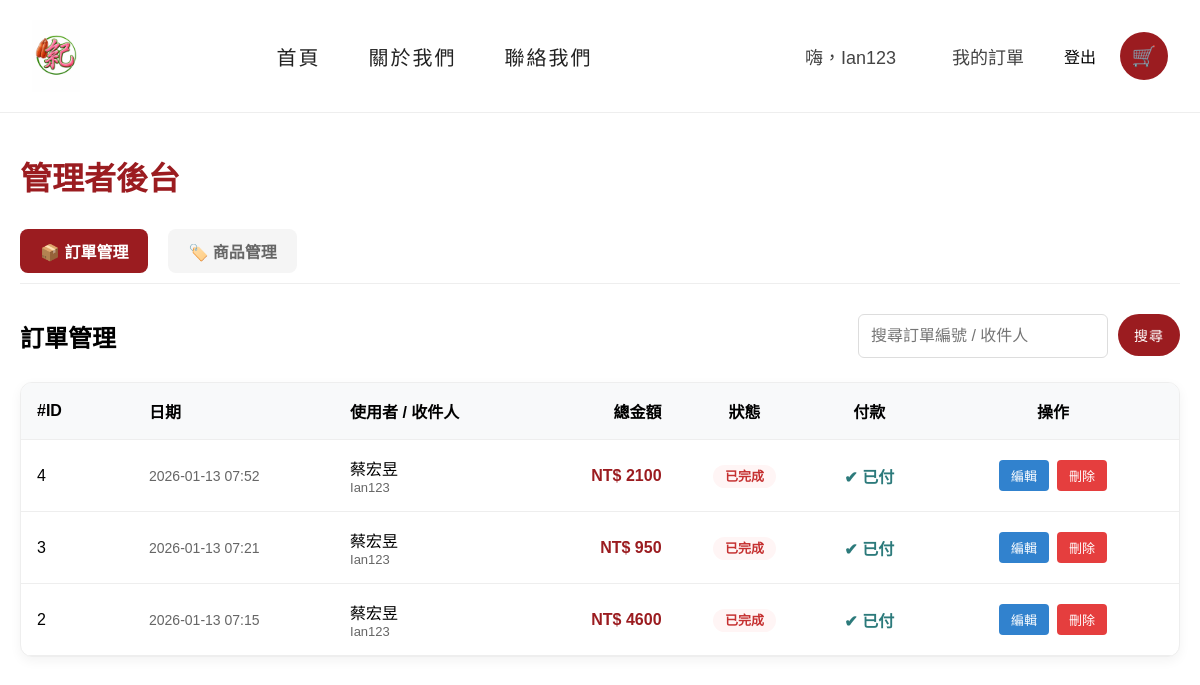
The page /management/orders/ (signed in) on the database as committed earlier.
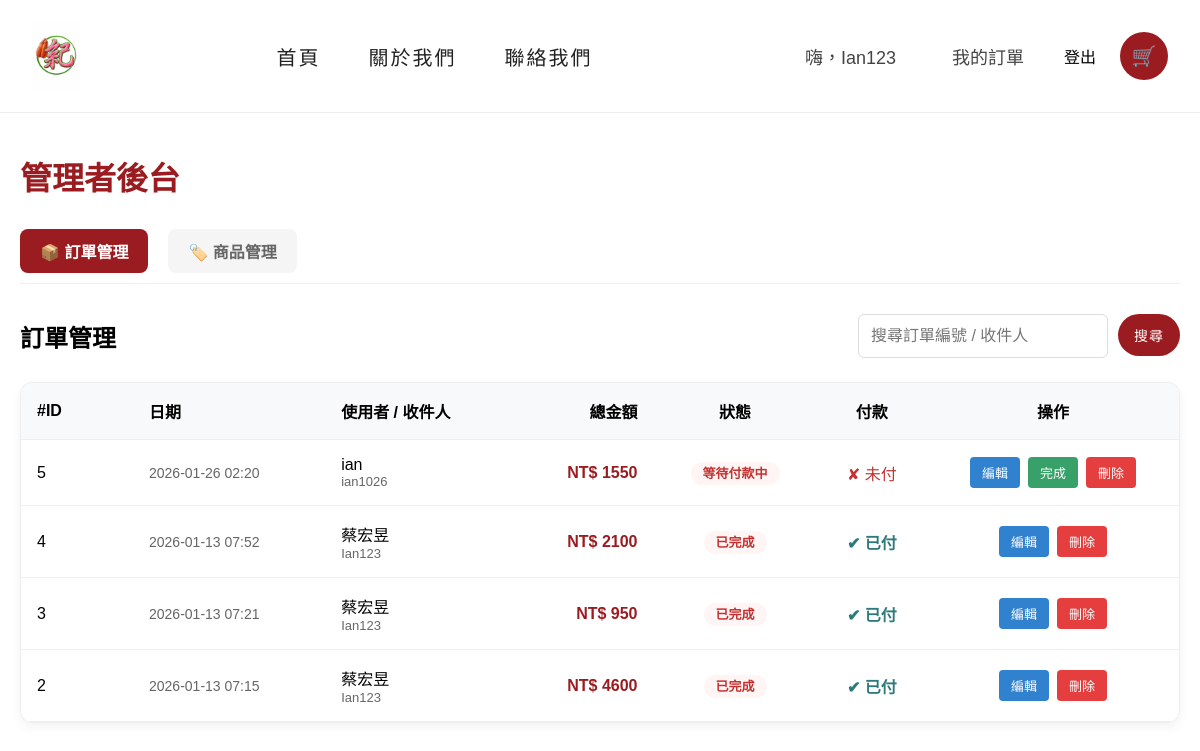
The same page on the database as committed later.
### web/models.py (models this page shows, shortened)
class Order(models.Model):
    user = models.ForeignKey(User, on_delete=models.CASCADE)
    receiver_name = models.CharField(max_length=100, default='')
    receiver_phone = models.CharField(max_length=20, default='')
    address = models.CharField(max_length=255, default='')
    payment_name = models.CharField(max_length=100, default='')
    payment_phone = models.CharField(max_length=20, default='')
    account_last_5 = models.CharField(max_length=5, default='')
    total_price = models.IntegerField()
    shipping_fee = models.IntegerField(default=200)
    state = models.CharField(max_length=20, default='等待付款中')
    paid = models.BooleanField(default=False)
    created_date = models.DateTimeField(auto_now_add=True)

### web/views.py (the view)
# urls.py: path("management/orders/", admin_orders, name="admin_orders"),
@user_passes_test(lambda u: u.is_superuser)
def admin_orders(request):
    orders = Order.objects.all().order_by('-created_date')
    query = request.GET.get('q')
    if query:
        orders = orders.filter(
            Q(id__icontains=query) |
            Q(receiver_name__icontains=query) |
            Q(user__username__icontains=query)
        )
    return render(request, "management/admin_orders.html", {'orders': orders, 'query': query})

### templates/management/admin_orders.html (shortened to what the changed rows need)
{% extends "base.html" %}
{% load static %}
{% load custom_filters %}
{% block content %}
<div style="max-width: 1400px; margin: 40px auto; padding: 0 20px;">
    <h1 style="color: #9b1c20; margin-bottom: 30px;">管理者後台</h1>
    <div style="display: flex; justify-content: space-between; align-items: center; margin-bottom: 24px;">
        <h2 style="margin: 0;">訂單管理</h2>
    </div>
    <div
        style="background: #fff; border-radius: 12px; box-shadow: 0 4px 12px rgba(0,0,0,0.05); overflow: hidden; border: 1px solid #eee;">
        <table style="width: 100%; border-collapse: collapse;">
            <thead>
                <tr style="background: #f8f9fa; border-bottom: 1px solid #eee;">
                    <th style="padding: 16px; text-align: left; width: 80px;">#ID</th>
                    <th style="padding: 16px; text-align: left;">日期</th>
                    <th style="padding: 16px; text-align: left;">使用者 / 收件人</th>
                    <th style="padding: 16px; text-align: right;">總金額</th>
                    <th style="padding: 16px; text-align: center;">狀態</th>
                    <th style="padding: 16px; text-align: center;">付款</th>
                    <th style="padding: 16px; text-align: center; width: 220px;">操作</th>
                </tr>
            </thead>
            <tbody>
                {% for order in orders %}
                <tr style="border-bottom: 1px solid #eee;">
                    <td style="padding: 16px;">{{ order.id }}</td>
                    <td style="padding: 16px; font-size: 14px; color: #666;">
                        {{ order.created_date|date:"Y-m-d H:i" }}
                    </td>
                    <td style="padding: 16px;">
                        <div style="font-weight: 500;">{{ order.receiver_name }}</div>
                        <div style="font-size: 13px; color: #666;">{{ order.user.username }}</div>
                    </td>
                    <td style="padding: 16px; text-align: right; font-weight: bold; color: #9b1c20;">
                        NT$ {{ order.total_price }}
                    </td>
                    <td style="padding: 16px; text-align: center;">
                        <span
                            style="padding: 4px 12px; border-radius: 20px; font-size: 13px; font-weight: 600;
                            background: {% if order.state == '付款完成，盡快安排出貨' %}#e6fffa{% elif order.state == '等待賣家確認中' %}#fffaf0{% else %}#fff5f5{% endif %};
                            color: {% if order.state == '付款完成，盡快安排出貨' %}#2c7a7b{% elif order.state == '等待賣家確認中' %}#dd6b20{% else %}#c53030{% endif %};">
                            {{ order.state }}
                        </span>
                    </td>
                    <td style="padding: 16px; text-align: center;">
                        {% if order.paid %}
                        <span style="color: #2c7a7b; font-weight: bold;">✔ 已付</span>
                        {% else %}
                        <span style="color: #c53030;">✘ 未付</span>
                        {% endif %}
                    </td>
                    <td style="padding: 16px; text-align: center;">
                        <div style="display: flex; gap: 8px; justify-content: center;">
                            <a href="{% url 'admin_order_edit' order.id %}"
                                style="background: #3182ce; color: white; padding: 6px 12px; border-radius: 4px; text-decoration: none; font-size: 13px;">編輯</a>
                            {% if order.state != '已完成' %}
                            <form action="{% url 'admin_order_complete' order.id %}" method="post"
                                onsubmit="return confirm('確定要將此訂單標記為已完成嗎？');">
                                <button type="submit"
                                    style="background: #38a169; color: white; padding: 6px 12px; border: none; border-radius: 4px; cursor: pointer; font-size: 13px;">完成</button>
                            </form>
                            {% endif %}
                            <form action="{% url 'admin_order_delete' order.id %}" method="post"
                                onsubmit="return confirm('確定要刪除這筆訂單嗎？');">
                                <button type="submit"
                                    style="background: #e53e3e; color: white; padding: 6px 12px; border: none; border-radius: 4px; cursor: pointer; font-size: 13px;">刪除</button>
                            </form>
                        </div>
                    </td>
                </tr>
                {% empty %}
                <tr>
                    <td colspan="7" style="padding: 40px; text-align: center; color: #666;">沒有找到符合的訂單</td>
                </tr>
                {% endfor %}
            </tbody>
        </table>
    </div>
</div>
{% endblock %}

Rows that differ between the two databases and show on the page:
added Order: id "5", created_date "2026-01-26 02:20", receiver_name "ian", user.username "ian1026", total_price "1550", state "等待付款中", paid "✘ 未付", shows "完成"
